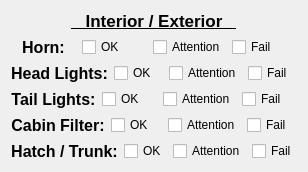
        <widget class="QFrame" name="interior_exterior_frame">
         <property name="frameShape">
          <enum>QFrame::NoFrame</enum>
         </property>
         <property name="frameShadow">
          <enum>QFrame::Raised</enum>
         </property>
         <layout class="QGridLayout" name="gridLayout_7">
          <item row="0" column="0">
           <widget class="QLabel" name="interior_exterior_label">
            <property name="font">
             <font>
              <pointsize>13</pointsize>
              <bold>true</bold>
              <underline>true</underline>
             </font>
            </property>
            <property name="text">
             <string>   Interior / Exterior   </string>
            </property>
            <property name="alignment">
             <set>Qt::AlignCenter</set>
            </property>
           </widget>
          </item>
          <item row="1" column="0">
           <layout class="QHBoxLayout" name="horizontalLayout_32">
            <item>
             <widget class="QLabel" name="horn_label">
              <property name="font">
               <font>
                <pointsize>12</pointsize>
                <bold>true</bold>
               </font>
              </property>
              <property name="text">
               <string>Horn:</string>
              </property>
              <property name="alignment">
               <set>Qt::AlignCenter</set>
              </property>
             </widget>
            </item>
            <item>
             <widget class="QCheckBox" name="horn_ok">
              <property name="text">
               <string>OK</string>
              </property>
              <attribute name="buttonGroup">
               <string notr="true">buttonGroup_29</string>
              </attribute>
             </widget>
            </item>
            <item>
             <widget class="QCheckBox" name="horn_attention">
              <property name="text">
               <string>Attention</string>
              </property>
              <attribute name="buttonGroup">
               <string notr="true">buttonGroup_29</string>
              </attribute>
             </widget>
            </item>
            <item>
             <widget class="QCheckBox" name="horn_fail">
              <property name="text">
               <string>Fail</string>
              </property>
              <attribute name="buttonGroup">
               <string notr="true">buttonGroup_29</string>
              </attribute>
             </widget>
            </item>
           </layout>
          </item>
          <item row="2" column="0">
           <layout class="QHBoxLayout" name="horizontalLayout_33">
            <item>
             <widget class="QLabel" name="head_lights_label">
              <property name="font">
               <font>
                <pointsize>12</pointsize>
                <bold>true</bold>
               </font>
              </property>
              <property name="text">
               <string>Head Lights:</string>
              </property>
              <property name="alignment">
               <set>Qt::AlignCenter</set>
              </property>
             </widget>
            </item>
            <item>
             <widget class="QCheckBox" name="head_lights_ok">
              <property name="text">
               <string>OK</string>
              </property>
              <attribute name="buttonGroup">
               <string notr="true">buttonGroup_30</string>
              </attribute>
             </widget>
            </item>
            <item>
             <widget class="QCheckBox" name="head_lights_attention">
              <property name="text">
               <string>Attention</string>
              </property>
              <attribute name="buttonGroup">
               <string notr="true">buttonGroup_30</string>
              </attribute>
             </widget>
            </item>
            <item>
             <widget class="QCheckBox" name="head_lights_fail">
              <property name="text">
               <string>Fail</string>
              </property>
              <attribute name="buttonGroup">
               <string notr="true">buttonGroup_30</string>
              </attribute>
             </widget>
            </item>
           </layout>
          </item>
          <item row="3" column="0">
           <layout class="QHBoxLayout" name="horizontalLayout_34">
            <item>
             <widget class="QLabel" name="tail_lights_label">
              <property name="font">
               <font>
                <pointsize>12</pointsize>
                <bold>true</bold>
               </font>
              </property>
              <property name="text">
               <string>Tail Lights:</string>
              </property>
              <property name="alignment">
               <set>Qt::AlignCenter</set>
              </property>
             </widget>
            </item>
            <item>
             <widget class="QCheckBox" name="tail_lights_ok">
              <property name="text">
               <string>OK</string>
              </property>
              <attribute name="buttonGroup">
               <string notr="true">buttonGroup_31</string>
              </attribute>
             </widget>
            </item>
            <item>
             <widget class="QCheckBox" name="tail_lights_attention">
              <property name="text">
               <string>Attention</string>
              </property>
              <attribute name="buttonGroup">
               <string notr="true">buttonGroup_31</string>
              </attribute>
             </widget>
            </item>
            <item>
             <widget class="QCheckBox" name="tail_lights_fail">
              <property name="text">
               <string>Fail</string>
              </property>
              <attribute name="buttonGroup">
               <string notr="true">buttonGroup_31</string>
              </attribute>
             </widget>
            </item>
           </layout>
          </item>
          <item row="4" column="0">
           <layout class="QHBoxLayout" name="horizontalLayout_35">
            <item>
             <widget class="QLabel" name="cabin_filter_label">
              <property name="font">
               <font>
                <pointsize>12</pointsize>
                <bold>true</bold>
               </font>
              </property>
              <property name="text">
               <string>Cabin Filter:</string>
              </property>
              <property name="alignment">
               <set>Qt::AlignCenter</set>
              </property>
             </widget>
            </item>
            <item>
             <widget class="QCheckBox" name="cabin_filter_ok">
              <property name="text">
               <string>OK</string>
              </property>
              <attribute name="buttonGroup">
               <string notr="true">buttonGroup_32</string>
              </attribute>
             </widget>
            </item>
            <item>
             <widget class="QCheckBox" name="cabin_filter_attention">
              <property name="text">
               <string>Attention</string>
              </property>
              <attribute name="buttonGroup">
               <string notr="true">buttonGroup_32</string>
              </attribute>
             </widget>
            </item>
            <item>
             <widget class="QCheckBox" name="cabin_filter_fail">
              <property name="text">
               <string>Fail</string>
              </property>
              <attribute name="buttonGroup">
               <string notr="true">buttonGroup_32</string>
              </attribute>
             </widget>
            </item>
           </layout>
          </item>
          <item row="5" column="0">
           <layout class="QHBoxLayout" name="horizontalLayout_36">
            <item>
             <widget class="QLabel" name="trunk_label">
              <property name="font">
               <font>
                <pointsize>12</pointsize>
                <bold>true</bold>
               </font>
              </property>
              <property name="text">
               <string>Hatch / Trunk:</string>
              </property>
              <property name="alignment">
               <set>Qt::AlignCenter</set>
              </property>
             </widget>
            </item>
            <item>
             <widget class="QCheckBox" name="hatch_trunk_ok">
              <property name="text">
               <string>OK</string>
              </property>
              <attribute name="buttonGroup">
               <string notr="true">buttonGroup_33</string>
              </attribute>
             </widget>
            </item>
            <item>
             <widget class="QCheckBox" name="hatch_trunk_attention">
              <property name="text">
               <string>Attention</string>
              </property>
              <attribute name="buttonGroup">
               <string notr="true">buttonGroup_33</string>
              </attribute>
             </widget>
            </item>
            <item>
             <widget class="QCheckBox" name="hatch_trunk_fail">
              <property name="text">
               <string>Fail</string>
              </property>
              <attribute name="buttonGroup">
               <string notr="true">buttonGroup_33</string>
              </attribute>
             </widget>
            </item>
           </layout>
          </item>
         </layout>
        </widget>
